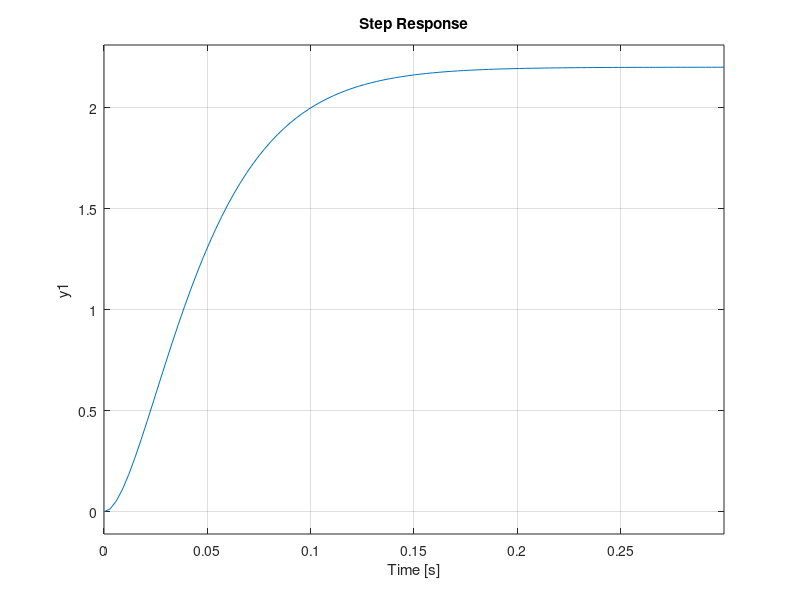

This chart was generated by the following MATLAB code:
close all; clear all; history -c; clc;
pkg load control;

s = tf('s');
% Se trata de un sistema sobreamortiguado donde psita > 1 tal que usaremos
% una aproximación donde:
yss = 2.2;
K = yss;

% Se mide el tiempo de establecimiento y con ello se calcula Tau
Ts = 0.25;
Tau = Ts/5;

F = K/((Tau/2)*s + 1)^2
step(F, 0.3)
